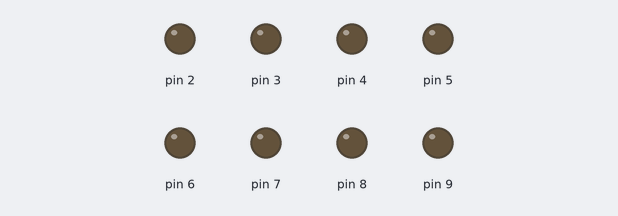
A sketch run on a simulated Arduino Uno, built with avr-gcc and run on an emulated ATmega328P. Parts: output pins drawn as LEDs (lit = HIGH).

Above: at 0.05 s.
At 0.45 s:
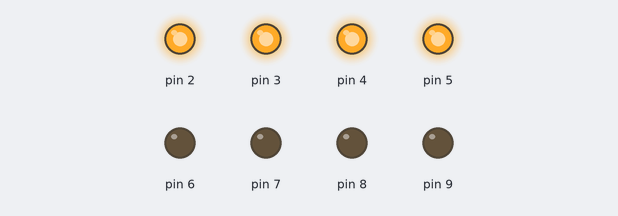
At 0.85 s:
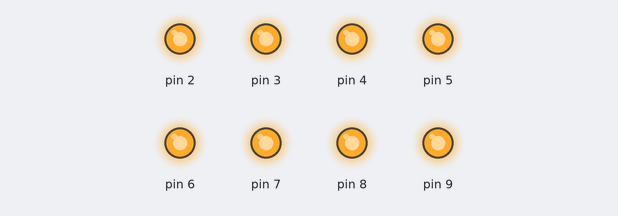
At 1.75 s:
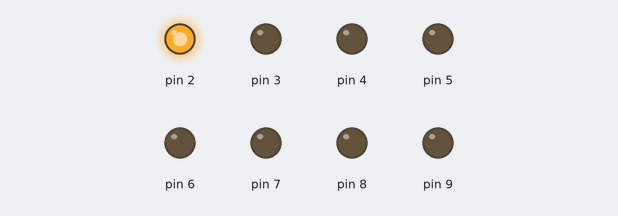
At 2.65 s:
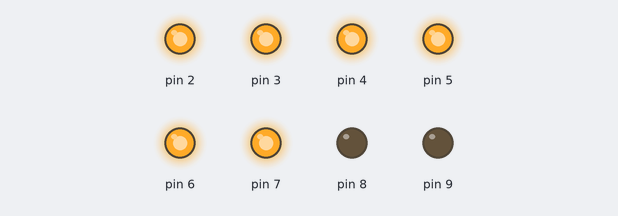
At 3.55 s:
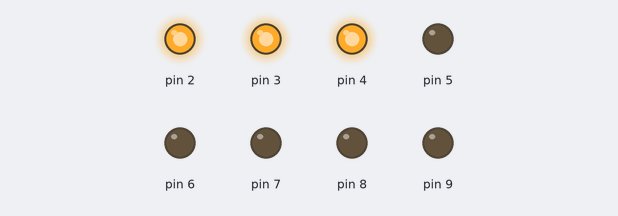
Timing chart, 0 to 3.9 s (numbered marks = the images above):
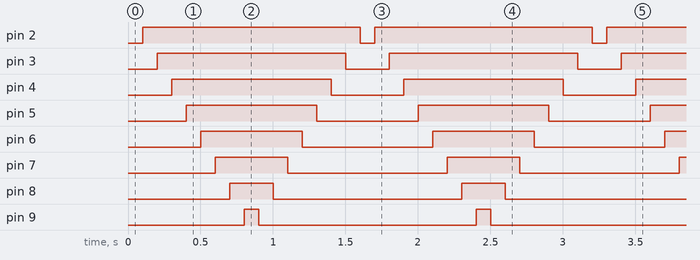

The sketch:

Arduino101_LEDLevel.ino
```cpp
// LED Level Sketch for Arduino 101
// by Nick Borko

// function to set the LEDs to a specific level
void setLed(int level) {
  // iterate through the pins
  for (int pin = 2; pin <= 9; pin += 1) {
    // compare the pin to the level...
    if (pin < level + 2) {
      // LED is on
      digitalWrite(pin, HIGH);
    } else {
      // LED is off
      digitalWrite(pin, LOW);
    }
  }
}

void setup() {
  int pin;
  // initialize pins 2-9 to be output pins
  for (pin = 2; pin <= 9; pin += 1) {
    pinMode(pin, OUTPUT);
  }
}

void loop() {
  int level;
  // iterate from 0 to 7
  for (level = 0; level < 8; level += 1) {
    setLed(level);
    delay(100);
  }
  // and back from 8 to 1
  for (level = 8; level > 0; level -= 1) {
    setLed(level);
    delay(100);
  }
}

/*
 This work is licensed under the Creative Commons
 Attribution-NonCommercial-ShareAlike 3.0 Unported
 License. To view a copy of this license, visit
 http://creativecommons.org/licenses/by-nc-sa/3.0/
 or send a letter to:

 Creative Commons, 444 Castro Street
 Suite 900
 Mountain View, California, 94041, USA.
*/
```

Measured:
- by itself, pin 2: alternates HIGH for 1.5 s and LOW for 0.10 s
- by itself, pin 3: alternates HIGH for 1.3 s and LOW for 0.30 s
- by itself, pin 4: alternates HIGH for 1.1 s and LOW for 0.50 s
- by itself, pin 5: alternates HIGH for 0.90 s and LOW for 0.70 s
- by itself, pin 6: alternates HIGH for 0.70 s and LOW for 0.90 s
- by itself, pin 7: alternates HIGH for 0.50 s and LOW for 1.1 s
- by itself, pin 8: alternates HIGH for 0.30 s and LOW for 1.3 s
- by itself, pin 9: alternates HIGH for 0.10 s and LOW for 1.5 s
